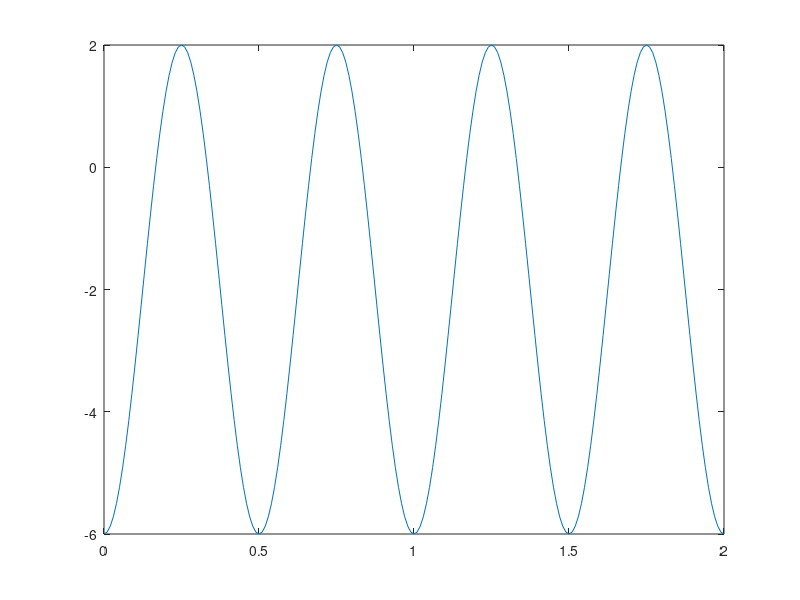

Recreate this plot in MATLAB.
%%Eric Morse
%%Problem Set 4
%% P-3.1(b)
tt=(0:0.01:0.1); 
x = 11+14*cos(2*pi*50*tt-pi/3)+8*cos(2*pi*175*tt-pi/2);
%figure
%plot(tt,x)
%title('Problem 3.1(b)');
%xlabel('time in s');
%% P-3.20 (a,b,c)
tt=(0:0.01:1);
x=0.5+1.2*cos(40*tt-1.4)+0.8*cos(90*tt+2);
%%figure
%%plot(tt,x)
%%title('Problem 3.20');
%%xlabel('time in s');
%% P-3.26
tt = (0:0.01:2);
x=-2+4*cos(2*pi*2*tt+pi);
figure
plot(tt,x)
